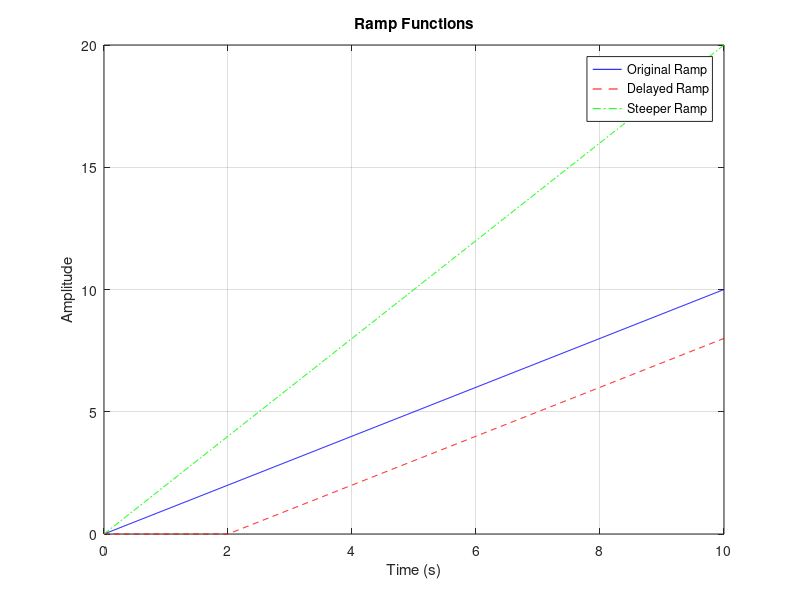

Write the MATLAB code that produced this figure.
% Time vector
t = 0:0.01:10;

% Original unit ramp
r = t;

% Delayed ramp
r_delayed = (t - 2) .* (t - 2 > 0);

% Steeper ramp
r_steeper = 2 * t;

% Plot all three ramps
figure;
plot(t, r, 'b', t, r_delayed, 'r--', t, r_steeper, 'g-.');
xlabel('Time (s)');
ylabel('Amplitude');
title('Ramp Functions');
legend('Original Ramp', 'Delayed Ramp', 'Steeper Ramp');
grid on;